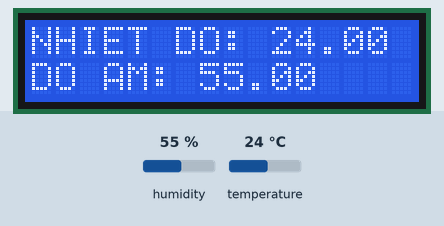
This sketch was run on a simulated Arduino Uno, built with avr-gcc and run on an emulated ATmega328P. On the bench: 16×2 character LCD. The inputs (shaded band) are chosen by the test bench; at power-on: humidity 55 %, temperature 24 °C. What the sketch prints to the serial monitor is not drawn.

Above: at 1.2 s.
1.3 s: humidity set to 22 %
At 3.4 s:
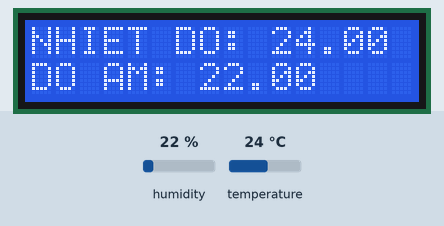
4.0 s: temperature set to 12 °C
At 5.1 s:
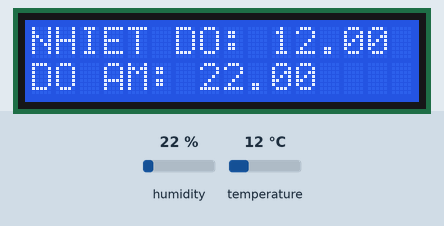
6.7 s: humidity set to 40 %
At 9.4 s:
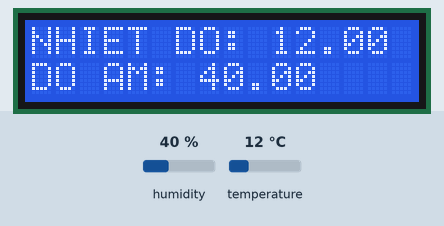
9.7 s: temperature set to 19 °C
At 11.1 s:
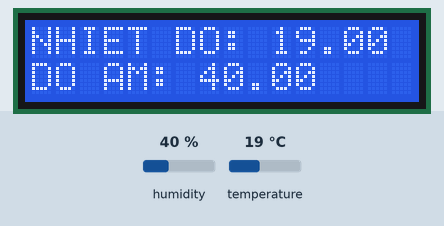
Timing chart, 0 to 12.7 s (numbered marks = the images above; inputs shaded):
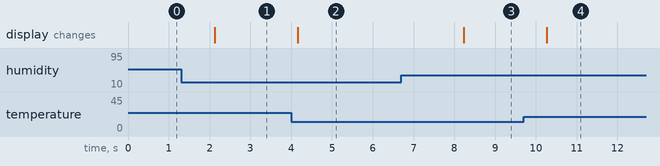

Measured:
- after the input at 1.3 s, the display: changes after 0.83 s (image 1)
- after the input at 4.0 s, the display: changes after 0.16 s (image 2)
- after the input at 6.7 s, the display: changes after 1.5 s (image 3)
- after the input at 9.7 s, the display: changes after 0.57 s (image 4)

The sketch:

chuongTrinhDoAnThucHanh.ino
```cpp
#include <Arduino_JSON.h>
#include <assert.h>
#include <LiquidCrystal.h>

#include <DHT.h>

#define DHTPIN 7
#define DHTTYPE DHT11
DHT dht(DHTPIN, DHTTYPE);

String inputString = "";
bool stringComplete = false;

LiquidCrystal lcd(12, 11, 5, 4, 3, 2);
JSONVar myObject;

void setup()
{
  Serial.begin(9600);
  lcd.begin(16, 2);
  inputString.reserve(200);

  dht.begin();
}

void loop() {
  float doAm = dht.readHumidity();
  float nhietDo = dht.readTemperature();

  lcd.setCursor(0,0);
  lcd.print("NHIET DO: "); lcd.print(nhietDo);
  lcd.setCursor(0,1);
  lcd.print("DO AM: "); lcd.print(doAm);


  myObject["NhietDo"] = (float) nhietDo;
  myObject["DoAm"] = (float) doAm;
  String jsonString = JSON.stringify(myObject);
  Serial.println(jsonString);
  delay(1000);
}
```
